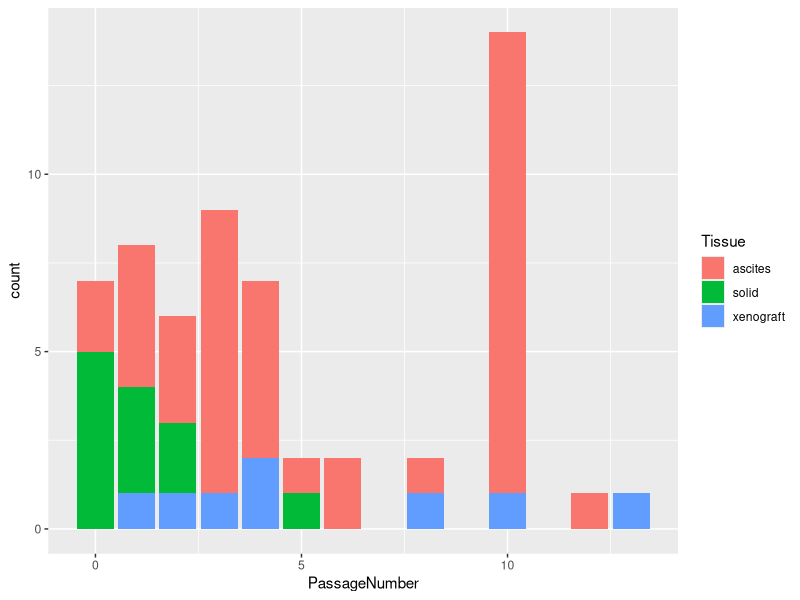

Write R code to recreate this figure. (Note: this script raises an error after producing the figure.)
## ---- chunk 1
library(survival)
library(survminer)
library(lubridate)
library(dplyr)
library(ggplot2)
survival<-read.csv("../data/OrganoidSurvival.csv")

ggplot(data = survival) + 
  geom_bar(mapping = aes(x = PassageNumber,fill=Tissue))

# pdf("04022021_survival.pdf",height = 7, width =10)
s1 <- survfit(formula=Surv(CulturedTime, Death==1) ~Tissue, data = survival, conf.type = "log-log")
ggsurvplot(s1, conf=TRUE,legend.labs = c("Ascites", "Solid", "xenograft"), pval = TRUE, risk.table = TRUE) 
# dev.off()

# png("survivalRisk.png", height = 7, width =10)
# km.as.one <- survfit(formula=Surv(CulturedTime, Death==1) ~Tissue, data = survival, conf.type = "log-log")
# ggsurvplot(km.as.one, conf=TRUE,legend.labs = c("Ascites", "Solid", "xenograft"), pval = TRUE, risk.table = TRUE) 
# dev.off()
# summary(km.as.one)

# Fit a Cox proportional hazards model

m <- coxph(formula=Surv(CulturedTime, Death==1)~Tissue, data=survival)
ggforest(m, data = survival)
summary(m)
anova(m)


# pdf("survivalCox.pdf", height = 7, width = 10)
survival %>% ggplot(aes(x = Tissue, y = CulturedTime)) + geom_boxplot(notch = TRUE, aes(colour = Tissue), alpha = 0.8) + geom_point(aes(colour = Tissue), position = position_jitterdodge()) + theme_bw() + labs(x = "Tissue type", y = "Time") + theme(text = element_text(size = 14, family = "sans"), axis.text = element_text(size = 12, family = "sans"), legend.position = "right") + stat_compare_means(method = "wilcox.test", comparisons = survival)+ 
  stat_compare_means(label.y = 50) 
# dev.off()

## ---- chunk 2
library(readr)
library(tidyverse)
library(dplyr)
library(cowplot)

micewlatest = read_csv("../data/19.08.2020_MiceW.csv")
micewlatest.df <- as.data.frame(micewlatest)
 

plot.micewlatest <- ggplot(micewlatest.df, aes(x=days, y=weight)) + 
  geom_point(color= "darkgreen", size = 0.5) + 
  theme(axis.text.x = element_text(angle= 30, size = 5),strip.text.x = element_text(size = 8, colour = "red"))+
  geom_smooth(method = "lm") +
  labs(x = "Days", y = "Weight") +
  facet_wrap(. ~ paste(pdo, mouseNumber), nrow = 2) +
  panel_border()

plot.micewlatest + scale_x_continuous(breaks = seq(0, 500, by = 100)) + scale_y_log10()
save_plot("../figures/19.08.2020_micew.pdf", plot.micewlatest)

#plots individually
#PDO1
plot.PDO1 <- micewlatest.df %>% 
  filter(mouseNumber == "472") %>% 
  ggplot(aes(x=days, y=weight)) + 
  geom_point(color= "darkgreen", size = 1) + 
  geom_smooth(method = "lm") +
  labs(x = "Days", y = "Weight", title="Mouse 472") + 
  theme(panel.background = element_rect(fill = NA), axis.text.x = element_text(angle= 30, size = 10)) + scale_x_continuous(breaks = seq (0, 500, 100)) + scale_y_log10()

plot.PDO1

save_plot("../figures/PDO1.pdf", plot.PDO1)

#PDO2  
plot.PDO2 <- micewlatest.df %>% 
  filter(mouseNumber == "475") %>% 
  ggplot(aes(x=days, y=weight)) + 
  geom_point(color= "darkgreen", size = 1) + 
  geom_smooth(method = "lm") +
  labs(x = "Days", y = "Weight", title="Mouse 475") + 
  theme(panel.background = element_rect(fill = NA), axis.text.x = element_text(angle= 30, size = 10)) + scale_x_continuous(breaks = seq (0, 500, 50)) + scale_y_log10()

plot.PDO2

save_plot("../figures/PDO2.pdf", plot.PDO2)

#PDO3  
plot.PDO3 <- micewlatest.df %>% 
  filter(mouseNumber == "643") %>% 
  ggplot(aes(x=days, y=weight)) + 
  geom_point(color= "darkgreen", size = 1) + 
  geom_smooth(method = "lm") +
  labs(x = "Days", y = "Weight", title="Mouse 643") + 
  theme(panel.background = element_rect(fill = NA), axis.text.x = element_text(angle= 30, size = 10)) + scale_x_continuous(breaks = seq (0, 500, 50)) + scale_y_log10()

plot.PDO3

save_plot("../figures/PDO3.pdf", plot.PDO3)

#PDO4 
plot.PDO4 <- micewlatest.df %>% 
  filter(mouseNumber == "642") %>% 
  ggplot(aes(x=days, y=weight)) + 
  geom_point(color= "darkgreen", size = 1) + 
  geom_smooth(method = "lm") +
  labs(x = "Days", y = "Weight", title="Mouse 642") + 
  theme(panel.background = element_rect(fill = NA), axis.text.x = element_text(angle= 30, size = 10)) + scale_x_continuous(breaks = seq (0, 500, 50)) + scale_y_log10()

plot.PDO4

save_plot("../figures/PDO4.pdf", plot.PDO4)

#PDO5 
plot.PDO5 <- micewlatest.df %>% 
  filter(mouseNumber == "645") %>% 
  ggplot(aes(x=days, y=weight)) + 
  geom_point(color= "darkgreen", size = 1) + 
  geom_smooth(method = "lm") +
  labs(x = "Days", y = "Weight", title="Mouse 645") + 
  theme(panel.background = element_rect(fill = NA), axis.text.x = element_text(angle= 30, size = 10)) + scale_x_continuous(breaks = seq (0, 500, 50)) + scale_y_log10()

plot.PDO5

save_plot("../figures/PDO5.pdf", plot.PDO5)

#PDO8 
plot.PDO8 <- micewlatest.df %>% 
  filter(mouseNumber == "466") %>% 
  ggplot(aes(x=days, y=weight)) + 
  geom_point(color= "darkgreen", size = 1) + 
  geom_smooth(method = "lm") +
  labs(x = "Days", y = "Weight", title="Mouse 466") + 
  theme(panel.background = element_rect(fill = NA), axis.text.x = element_text(angle= 30, size = 10)) + scale_x_continuous(breaks = seq (0, 500, 50)) + scale_y_log10()

plot.PDO8

save_plot("../figures/PDO8.pdf", plot.PDO8)


#PDO10 
plot.PDO10 <- micewlatest.df %>% 
  filter(mouseNumber == "471") %>% 
  ggplot(aes(x=days, y=weight)) + 
  geom_point(color= "darkgreen", size = 1) + 
  geom_smooth(method = "lm") +
  labs(x = "Days", y = "Weight", title="Mouse 471") + 
  theme(panel.background = element_rect(fill = NA), axis.text.x = element_text(angle= 30, size = 10)) + scale_x_continuous(breaks = seq (0, 500, 50)) + scale_y_log10()

plot.PDO10

save_plot("../figures/PDO10.pdf", plot.PDO10)

#PDO12 
plot.PDO12 <- micewlatest.df %>% 
  filter(mouseNumber == "468") %>% 
  ggplot(aes(x=days, y=weight)) + 
  geom_point(color= "darkgreen", size = 1) + 
  geom_smooth(method = "lm") +
  labs(x = "Days", y = "Weight", title="Mouse 468") + 
  theme(panel.background = element_rect(fill = NA), axis.text.x = element_text(angle= 30, size = 10)) + scale_x_continuous(breaks = seq (0, 500, 50)) + scale_y_log10()

plot.PDO12

save_plot("../figures/PDO12.pdf", plot.PDO12)
## ---- chunk 3
library(tidyverse)
library(readr)
PDS_PDO <- read_csv("../data/20191107-auc.csv")
# View(X20191107_auc)

PDS_PDO$sample <- as.factor(PDS_PDO$sample)

PDS_PDO.plot<- ggplot(data = PDS_PDO, aes(auc_ll5.sph, auc_ll5.org, colour = sample))+
  geom_point() +
  labs(x="Patient-derived spheroids", y="Patient-derived organoids")+
theme_classic() +
geom_smooth(method=lm, se=FALSE)
cor.test(PDS_PDO$auc_ll5.org, PDS_PDO$auc_ll5.sph, method = "pearson", conf.level = 0.95)

plot(PDS_PDO.plot)
## ---- chunk 4

passagesorganoids <- read_csv ("../data/AUCdifferentPassagesW.csv") 

passagesorganoids$sample <- as.factor(passagesorganoids$sample)
passagesorganoids<-spread(passagesorganoids, key=passage, value=AUC)


passagesorganoid.plot<- ggplot(data = passagesorganoids, aes(early, late, colour = sample))+
  geom_point() +
theme_classic() +
 geom_smooth(method=lm)
 
cor.test(passagesorganoids$early, passagesorganoids$late, method = "pearson", conf.level = 0.95)

plot(passagesorganoid.plot)


## ---- chunk 5
bioreporganoids <- read_csv ("../data/AUCbiolrepW.csv") 

bioreporganoids$sample <- as.factor(bioreporganoids$sample)
bioreporganoids<-spread(bioreporganoids, key=replicate, value=AUC)


bioreporganoid.plot<- ggplot(data = bioreporganoids, aes(rep1, rep2, colour = sample))+
  geom_point() +
theme_classic() +
 geom_smooth(method=lm)
 
cor.test(bioreporganoids$rep1, bioreporganoids$rep2, method = "pearson", conf.level = 0.95)

plot(bioreporganoid.plot)
